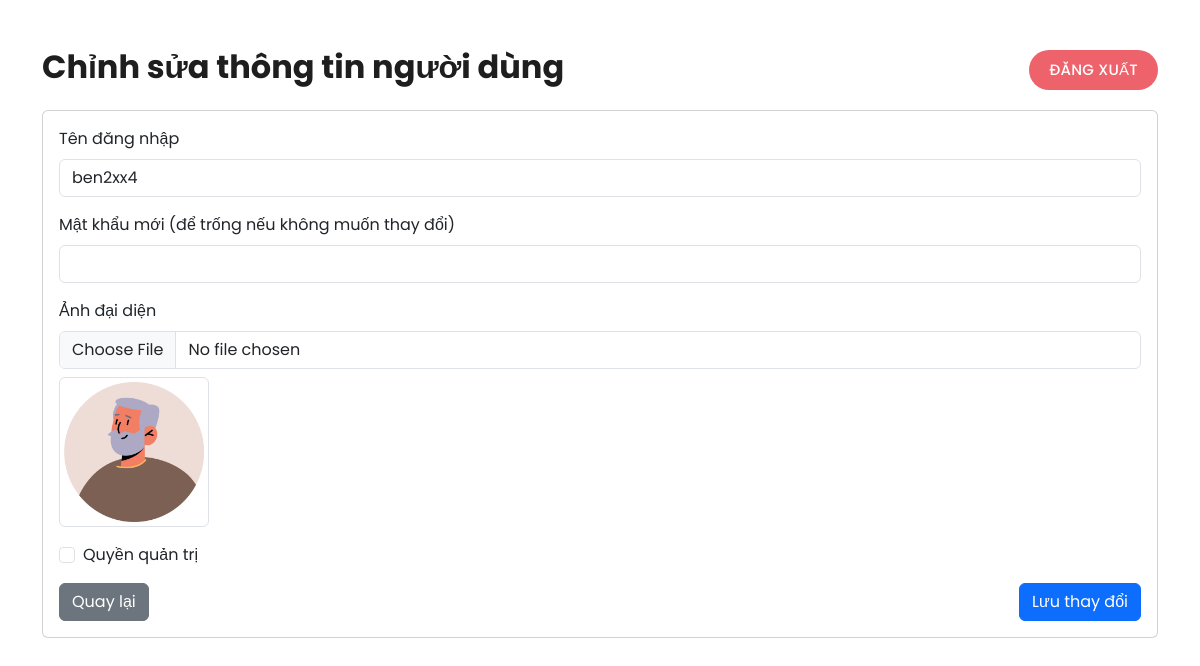
/user/2/edit (signed in), run on the app's committed database.
### app.py (models this page shows)
class User(db.Model):
    id = db.Column(db.Integer, primary_key=True)
    username = db.Column(db.String(50), unique=True, nullable=False)
    password = db.Column(db.String(200), nullable=False)
    is_admin = db.Column(db.Boolean, default=False)
    avatar_url = db.Column(db.String(255), nullable=True)
    tasks = db.relationship('Task', backref='user', lazy=True)

### app.py (the view, shortened to what this page needs)
@app.route('/user/<int:user_id>/edit', methods=['GET', 'POST'])
def edit_user(user_id):
    if not current_user() or not current_user().is_admin:
        flash('Admin access required!')
        return redirect(url_for('home'))
    user_to_edit = User.query.get_or_404(user_id)
    return render_template('edit_user.html',
                         user=user_to_edit,
                         current_user=current_user())

### app.py (called while the page is built)
def current_user():
    if 'user_id' in session:
        return User.query.get(session['user_id'])
    return None

### Templates/edit_user.html (shortened to what this page needs)
<!DOCTYPE html>
<html lang="vi">
  <head>
    <link
      rel="stylesheet"
      href="{{ url_for('static', filename='vendor/bootstrap/css/bootstrap.min.css') }}"
    />
    <link
      rel="stylesheet"
      href="{{ url_for('static', filename='css/fontawesome.css') }}"
    />
    <link
      rel="stylesheet"
      href="{{ url_for('static', filename='css/templatemo-lugx-gaming.css') }}"
    />
    <link
      rel="stylesheet"
      href="{{ url_for('static', filename='css/owl.css') }}"
    />
    <link
      rel="stylesheet"
      href="{{ url_for('static', filename='css/animate.css') }}"
    />
  </head>
  <body>
    <header class="header-area header-sticky">
      <div class="container">
        <div class="row">
          <div class="col-12">
            <nav class="main-nav">
              <ul class="nav">
                <li>
                  <a href="{{ url_for('home') }}"
                    ><i class="fas fa-home"></i> Trang chủ</a
                  >
                </li>
                <li><a href="{{ url_for('tasks') }}">Tasks</a></li>
                 {% if user %}
                <li><a href="{{ url_for('logout') }}">Đăng xuất</a></li>
                {% else %}
                <li><a href="{{ url_for('login') }}">Đăng nhập</a></li>
                <li><a href="{{ url_for('register') }}">Đăng ký</a></li>
                {% endif %}
              </ul>
            </nav>
          </div>
        </div>
      </div>
    </header>
    <div class="container my-5">
      <h2 class="mb-4">Chỉnh sửa thông tin người dùng</h2>
      <div class="card">
        <div class="card-body">
          <form method="POST" enctype="multipart/form-data">
            <div class="mb-3">
              <label for="username" class="form-label">Tên đăng nhập</label>
              <input
                type="text"
                class="form-control"
                id="username"
                name="username"
                value="{{ user.username }}"
                required
              />
            </div>
            <div class="mb-3">
              <label for="password" class="form-label"
                >Mật khẩu mới (để trống nếu không muốn thay đổi)</label
              >
              <input
                type="password"
                class="form-control"
                id="password"
                name="password"
              />
            </div>
            <div class="mb-3">
              <label for="avatar" class="form-label">Ảnh đại diện</label>
              <input
                type="file"
                class="form-control"
                id="avatar"
                name="avatar"
                accept="image/*"
              />
              {% if user.avatar_url %}
              <div class="mt-2">
                <img
                  src="{{ user.avatar_url }}"
                  alt="Avatar hiện tại"
                  class="img-thumbnail"
                  style="max-width: 150px"
                />
              </div>
              {% endif %}
            </div>
            <div class="mb-3">
              <div class="form-check">
                <input
                  type="checkbox"
                  class="form-check-input"
                  id="is_admin"
                  name="is_admin"
                />
                <label class="form-check-label" for="is_admin"
                  >Quyền quản trị</label
                >
              </div>
            </div>
            <div class="d-flex justify-content-between">
              <a href="{{ url_for('admin') }}" class="btn btn-secondary"
                >Quay lại</a
              >
              <button type="submit" class="btn btn-primary">
                Lưu thay đổi
              </button>
            </div>
          </form>
        </div>
      </div>
    </div>
  </body>
</html>

### static/css/templatemo-lugx-gaming.css (style rules this page uses)
html, body, div, span, applet, object, iframe, h1, h2, h3, h4, h5, h6, p, blockquote, div pre, a, abbr, acronym, address, big, cite, code, del, dfn, em, font, img, ins, kbd, q, s, samp, small, strike, strong, sub, sup, tt, var, b, u, i, center, dl, dt, dd, ol, ul, li, figure, header, nav, section, article, aside, footer, figcaption { margin: 0; padding: 0; border: 0; outline: 0; }
ul, li { padding: 0; margin: 0; list-style: none; }
header, nav, section, article, aside, footer, hgroup { display: block; }
* { box-sizing: border-box; }
html, body { font-family: "Poppins", sans-serif; -ms-text-size-adjust: 100%; -webkit-font-smoothing: antialiased; -moz-osx-font-smoothing: grayscale; }
a { text-decoration: none !important; }
h1, h2, h3, h4, h5, h6 { color: #1e1e1e; margin-top: 0px; margin-bottom: 0px; font-weight: 700; }
ul { margin-bottom: 0px; }
img { width: 100%; overflow: hidden; }
html, body { font-family: "Poppins", sans-serif; }
.header-area { position: absolute; background-color: transparent; top: 40px; left: 0; right: 0; z-index: 100; -webkit-transition: all 0.5s ease 0s; -moz-transition: all 0.5s ease 0s; -o-transition: all 0.5s ease 0s; transition: all 0.5s ease 0s; }
.header-area .main-nav { background: transparent; display: flex; }
.header-area .main-nav ul.nav { border-radius: 0px 0px 25px 25px; flex-basis: 100%; margin-top: 10px; justify-content: right; -webkit-transition: all 0.3s ease 0s; -moz-transition: all 0.3s ease 0s; -o-transition: all 0.3s ease 0s; transition: all 0.3s ease 0s; position: relative; z-index: 999; }
.header-area .main-nav .nav li:last-child { padding-right: 0px; }
.header-area .main-nav .nav li { padding-left: 10px; padding-right: 10px; height: 40px; line-height: 40px; }
.header-area .main-nav .nav li a { display: block; padding-left: 20px; padding-right: 20px; border-radius: 20px; font-weight: 300; font-size: 15px; height: 40px; line-height: 40px; text-transform: capitalize; color: #fff; -webkit-transition: all 0.4s ease 0s; -moz-transition: all 0.4s ease 0s; -o-transition: all 0.4s ease 0s; transition: all 0.4s ease 0s; border: transparent; letter-spacing: 0.25px; }
.header-area .main-nav .nav li:last-child a { background-color: #ee626b; text-transform: uppercase; font-weight: 500; }
@media (max-width: 1200px) { .header-area .main-nav .nav li { padding-left: 5px; padding-right: 5px; } }
body { overflow-x: hidden; }

### data on the page
User: username "ben2xx4", avatar_url (picture)
